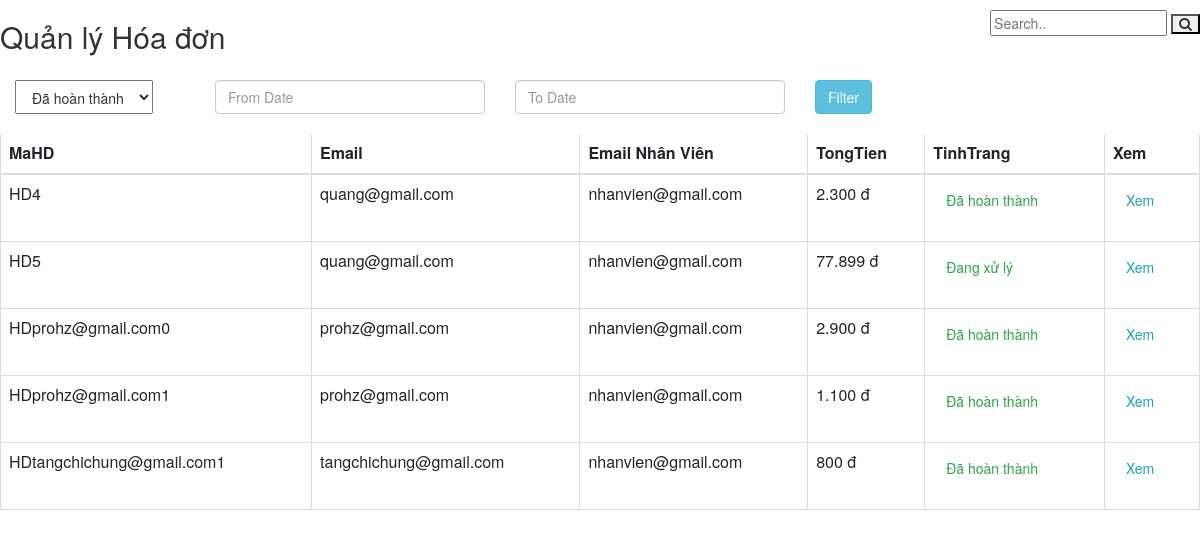
The page /admin/DonHang.php on the database its author committed.
### tables this page shows
CREATE TABLE `tblhoadon` (
  `MaHD` varchar(30) NOT NULL,
  `Email` varchar(30) NOT NULL,
  `TongTien` varchar(30) NOT NULL,
  `TinhTrang` varchar(30) NOT NULL,
  `NgayThang` date NOT NULL,
  `Email_NhanVien` varchar(30) NOT NULL,
  `SDT` varchar(20) NOT NULL,
  `DiaChi` varchar(50) NOT NULL
);

### admin/DonHang.php (the view, shortened to what this page needs)
<?php
	include 'scripts.php';
?>
<link rel="stylesheet" href="https://maxcdn.bootstrapcdn.com/bootstrap/3.3.6/css/bootstrap.min.css" />
<link rel="stylesheet" href="https://cdnjs.cloudflare.com/ajax/libs/font-awesome/4.7.0/css/font-awesome.min.css">
		<div class="title"><h2>Quản lý Hóa đơn</h2></div>
		<div class="search-container">
    		<form action="code.php" method="post">
      			<input type="text" placeholder="Search.." name="search">
      			<button type="submit" name="btnSearch_HD"><i class="fa fa-search"></i></button>
    		</form>
		  </div>
		  <div>
			  <br><br><br><br>
	<div class="col-md-2 status1">
		<select name="selectStatus" id="selectStatus" style=" height:34px; padding-top: 6px; padding-bottom: 6px; padding-left: 12px; padding-right: 12px;">
			<option value="0" >Đã hoàn thành</option>
		</select>
	</div>
	<div class="col-md-3">
		<input type="text" name="from_date" id="from_date" class="form-control" placeholder="From Date" />
	</div>
	<div class="col-md-3">
		<input type="text" name="to_date" id="to_date" class="form-control" placeholder="To Date" />
	</div>
	<div class="col-md-4">
		<input type="button" name="filter" id="filter" value="Filter" class="btn btn-info" />
	</div>
	<br/>
	</div>
<div class="table-responsive" id="tableHD">
<?php
	$connection = mysqli_connect("localhost","root","","webdb");
	$query = "SELECT * FROM tblhoadon";
	$query_run = mysqli_query($connection,$query);
?>
<table class="table table-bordered" id="datatable" width="100%" cellspacing="0">
	<thead>
		<tr>
			<th>MaHD</th>
			<th>Email</th>
			<th>Email Nhân Viên</th>
			<th>TongTien</th>
			<th>TinhTrang</th>
			<th>Xem</th>
		</tr>
	</thead>
	<tbody>
	<?php
		if(mysqli_num_rows($query_run)>0)
		{
			while($row = mysqli_fetch_assoc($query_run))
			{
				?>
		<tr>
			<td><?php echo $row['MaHD']; ?></td>
			<td><?php echo $row['Email']; ?></td>
			<?php
				if ($row['Email'] == $row['Email_NhanVien'])
					echo '<td></td>';
				else
					echo '<td>'.$row['Email_NhanVien'].'</td>';
			?>
			<td><?php
			$price = number_format($row['TongTien'], 0, ',', '.') . ' đ';
			echo $price; ?></td>
			<td>
				<?php
					if ( $row['TinhTrang'] == 'Đã hoàn thành' ) {
						echo
						'
						<button type="submit" name="check_btn2" class="btn btn-outline-success" value="'.$row['MaHD'].'" onclick="Check2(this.value)">Đã hoàn thành</button>
						';
					}
					else {
						echo
						'
						<button type="submit" name="check_btn" class="btn btn-outline-success" value="'.$row['MaHD'].'" onclick="Check(this.value)">Đang xử lý</button>
						';
					}
				?>
			</td>
			<td>
				<form action="chitietDonhang.php?id=<?php echo $row['MaHD']; ?>" method="post">
				<button type="submit" name="edit_btn" class="btn btn-outline-info">Xem</button>
				</form>
			</td>
		</tr>
		<?php
			}
		}
		else{
			echo "<h2>Không tìm thấy hóa đơn</h2>";
		}
		?>
	</tbody>
</table>
</div>

### admin/DonHang.php (style rules this page uses)
* { box-sizing: border-box; }
.title { float:left; }
.search-container { float:right; margin-top:10px; }

### rows shown on the page
tblhoadon: MaHD "HD4", Email "quang@gmail.com", Email_NhanVien "nhanvien@gmail.com", TongTien "2.300 đ"
tblhoadon: MaHD "HD5", Email "quang@gmail.com", Email_NhanVien "nhanvien@gmail.com", TongTien "77.899 đ"
tblhoadon: MaHD "HDprohz@gmail.com0", Email "prohz@gmail.com", Email_NhanVien "nhanvien@gmail.com", TongTien "2.900 đ"
tblhoadon: MaHD "HDprohz@gmail.com1", Email "prohz@gmail.com", Email_NhanVien "nhanvien@gmail.com", TongTien "1.100 đ"
tblhoadon: MaHD "HDtangchichung@gmail.com1", Email "tangchichung@gmail.com", Email_NhanVien "nhanvien@gmail.com", TongTien "800 đ"
